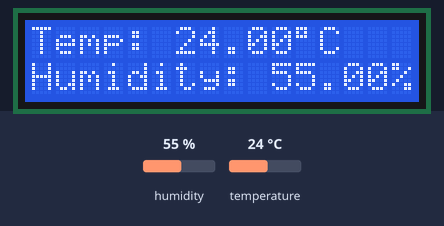
Recording of a sketch running on a simulated Arduino Uno, built with avr-gcc and run on an emulated ATmega328P. Parts: 16×2 character LCD. The inputs (shaded band) are chosen by the test bench; at power-on: humidity 55 %, temperature 24 °C.

Above: at 1.2 s.
1.3 s: humidity set to 22 %
At 2.6 s:
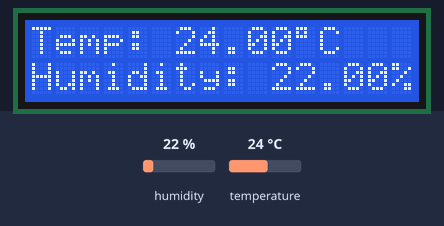
4.1 s: temperature set to 12 °C
At 4.7 s:
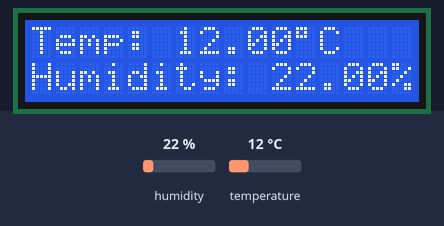
6.9 s: humidity set to 40 %
At 8.9 s:
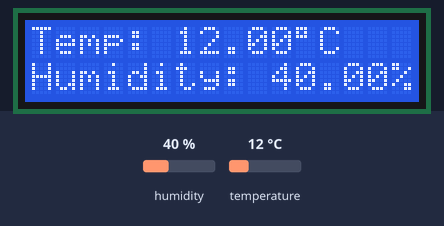
9.9 s: temperature set to 19 °C
At 11.0 s:
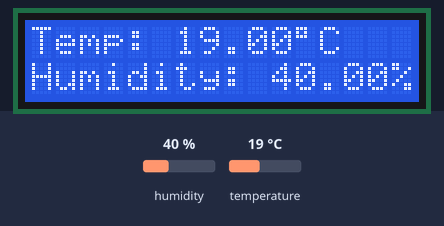
Timing chart, 0 to 12.9 s (numbered marks = the images above; inputs shaded):
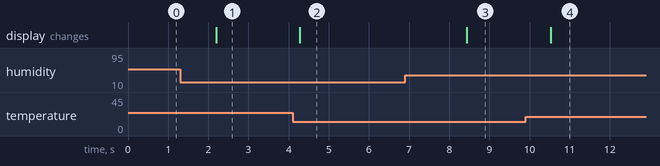

The sketch:

sketch_dec06a.ino
```cpp
#include <DHT.h>
#include <LiquidCrystal_I2C.h>
LiquidCrystal_I2C lcd(0x27,16,2);  //0x27 is the i2c address, while 16 = columns, and 2 = rows.

#define DHTPIN 8 // digital pin connected to sensor
#define DHTTYPE    DHT11     // DHT 11

DHT dht(DHTPIN, DHTTYPE);

void setup(){
  Serial.begin(9600);
  dht.begin();        //Initialize the DHT11 sensor
  lcd.init();        //Initialize the LCD
  lcd.backlight();    //Activate backlight
}

void loop()
{
  float t = dht.readTemperature();
  float h = dht.readHumidity();

  if (isnan(h) || isnan(t)) {
    Serial.println("Failed to read from DHT sensor!");
  }

  lcd.setCursor(0,0);
  lcd.print("Temp: ");
  lcd.print(t);
  lcd.print((char)223);
  lcd.print("C");
  lcd.setCursor(0,1);
  lcd.print("Humidity: ");
  lcd.print(h);
  lcd.print("%");
  delay(1000); // Delay 1 second, as the DHT11 sampling rate is 1Hz
}
```

Measured:
- after the input at 1.3 s, the display: changes after 0.90 s (image 1)
- after the input at 4.1 s, the display: changes after 0.18 s (image 2)
- after the input at 6.9 s, the display: changes after 1.5 s (image 3)
- after the input at 9.9 s, the display: changes after 0.62 s (image 4)
